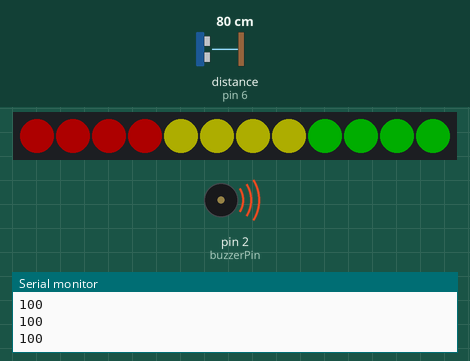
Recording of a sketch running on a simulated Arduino Uno, built with avr-gcc and run on an emulated ATmega328P. Parts: 12 RGB LEDs in strip order, left to right, buzzer (waves = sounding, pin HIGH), the last lines printed to the serial monitor. Wiring (inferred from the names in the program): ultrasonic range finder: trigger pin 5; echo pin 6. The test bench sets the inputs (shaded band); at power-on: distance to the obstacle (sensor on pin 6) 80 cm. The echo pulse lasts 58.3 µs per cm; dim RGB values are drawn brighter than linear; the strip is taken to match the declared colour order; pins used as bus, display or sensor lines are not drawn.

Above: at 1.2 s.
1.3 s: distance to the obstacle (sensor on pin 6) set to 113 cm
2.8 s: distance to the obstacle (sensor on pin 6) set to 123 cm
At 4.0 s:
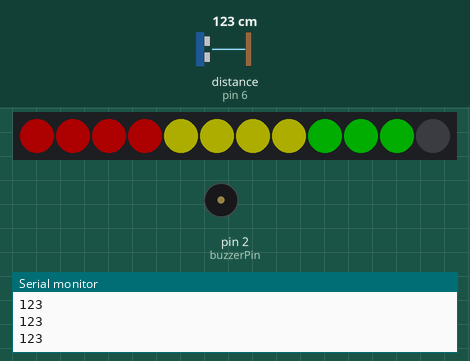
4.3 s: distance to the obstacle (sensor on pin 6) set to 250 cm
At 5.4 s:
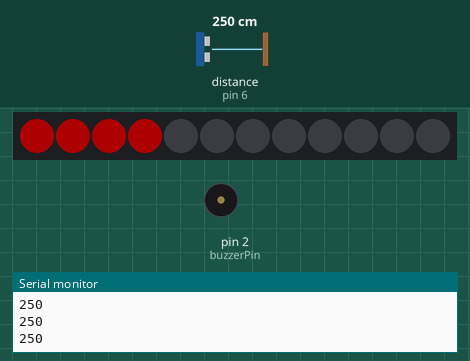
5.8 s: distance to the obstacle (sensor on pin 6) set to 2 cm
At 6.8 s:
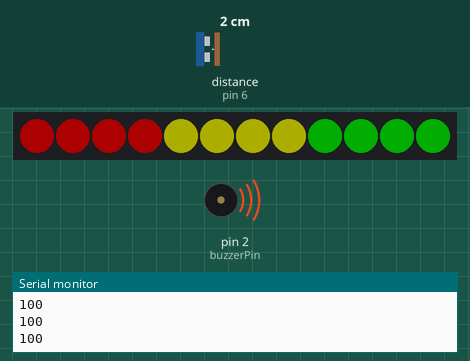
7.3 s: distance to the obstacle (sensor on pin 6) set to 120 cm
At 8.7 s:
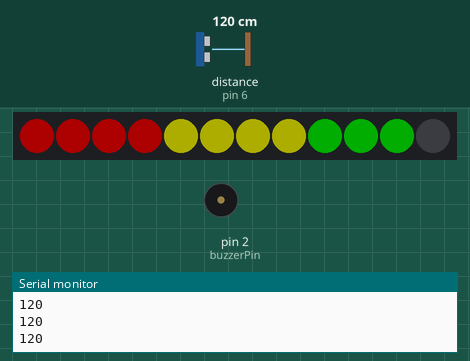
Timing chart, 0 to 9.8 s (numbered marks = the images above; inputs shaded):
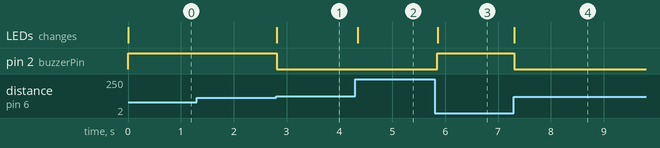

Measured:
- the behaviour switches between 118 and 119 cm on distance to the obstacle (sensor on pin 6) (found by bisection; images 0 and 1)
- after the input at 2.8 s, pin 2 (buzzerPin): HIGH → LOW at once; the LEDs: change at once (image 1)
- after the input at 4.3 s, the LEDs: change after 0.05 s (image 2)
- after the input at 5.8 s, pin 2 (buzzerPin): LOW → HIGH after 0.06 s; the LEDs: change after 0.06 s (image 3)
- after the input at 7.3 s, pin 2 (buzzerPin): HIGH → LOW at once; the LEDs: change at once (image 4)

The sketch:

social_distancing_alert_jiit1.ino
```cpp
// Social Distancing Alert JIIT
#include <Adafruit_NeoPixel.h>
// Which pin on the Arduino is connected to the NeoPixels?
int ledPin= 3;
// How many NeoPixels are attached to the Arduino?
int ledNo= 12;
// Declare our NeoPixel strip object:
// When we set up the NeoPixel library, we tell it how many pixels, and which pin to use to send signals.
Adafruit_NeoPixel strip = Adafruit_NeoPixel(ledNo,ledPin,NEO_RGB+NEO_KHZ800);
// which pin on the Arduino is connected to buzzer
int buzzerPin= 2;
//which pin on the Arduino is connected to echoPin
int echoPin= 6;
//which pin on the Arduino is connected to trigPin

int trigPin= 5;
//setting the minimum and maximum distance
int minDistance = 100;
int maxDistance = 300;

void setup()
{
  pinMode(buzzerPin, OUTPUT);//sets the buzzerPin as output
  pinMode(trigPin, OUTPUT);//sets the trigPin as output
  pinMode(echoPin, INPUT);//sets the buzzerPin as output
  Serial. begin(9600);// starts the serial communication
  strip.begin(); // prepares data pin for Neopixel output
  for(int i = 0; i < ledNo; i++)
  {
// setting the led colour black
   strip.setPixelColor(i,strip.Color(0,0,0));
  }
  strip.show();// initialise all pixels to “off”
}
void loop()
{
  int distance = calcDistance();
  Serial.println(distance);
  int ledsToGlow = map(distance, minDistance, maxDistance, ledNo, 1);
  //Serial.println(ledsToGlow);
  if(ledsToGlow == 12)
  {
    digitalWrite(buzzerPin, HIGH);
  }
  else
  {
    digitalWrite(buzzerPin, LOW);
  }
  for(int i = 0; i < ledsToGlow; i++)
  {
    if(i < 4)
    {
      strip.setPixelColor(i,strip.Color(50,0,0));//green,red,blue
    }
    else if(i >= 4 && i < 8)
    {
      strip.setPixelColor(i,strip.Color(50,50,0));//green,red,blue
    }
    else if(i >= 8 && i < 12)
    {
      strip.setPixelColor(i,strip.Color(0,50,0));//green,red,blue
    }
  }
  for(int i = ledsToGlow; i < ledNo; i++)
  {
    strip.setPixelColor(i,strip.Color(0,0,0));
  }
  strip.show();
  delay(50);
}

int calcDistance()
{
  long distance,duration;
  digitalWrite(trigPin, LOW);
  delayMicroseconds(2);
  digitalWrite(trigPin, HIGH);
  delayMicroseconds(10);
  digitalWrite(trigPin, LOW);
  duration = pulseIn(echoPin, HIGH);
  distance = duration/29/2;
  if(distance >= maxDistance)
  {
    distance = maxDistance;
  }
  if(distance <= minDistance)
  {
    distance = minDistance;
  }
  return distance;
}
```
